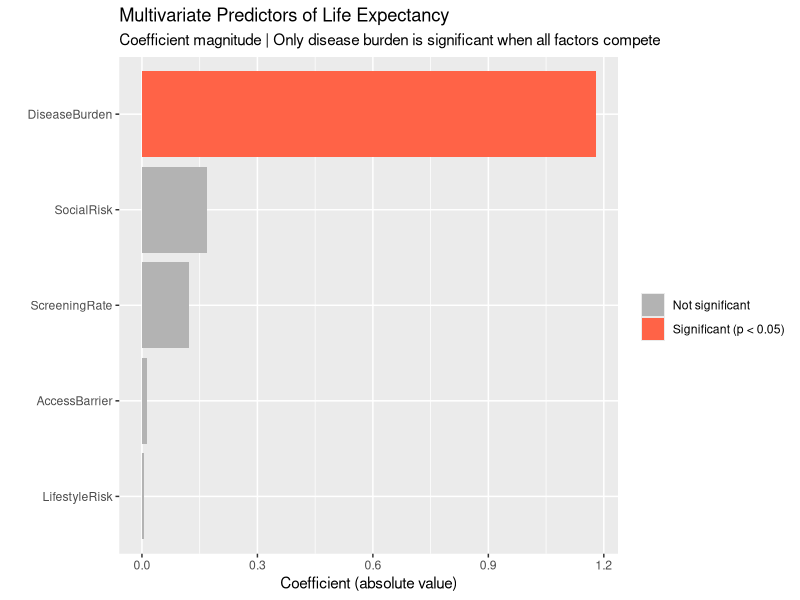
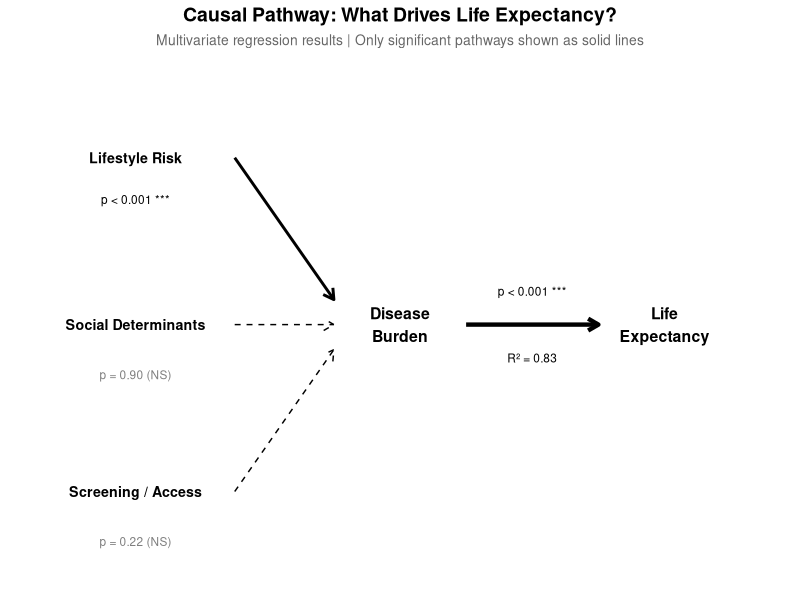
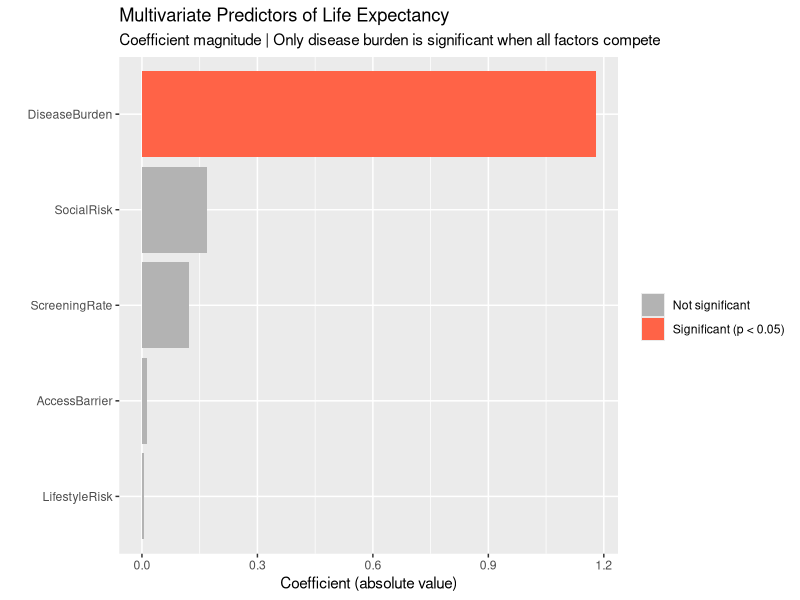
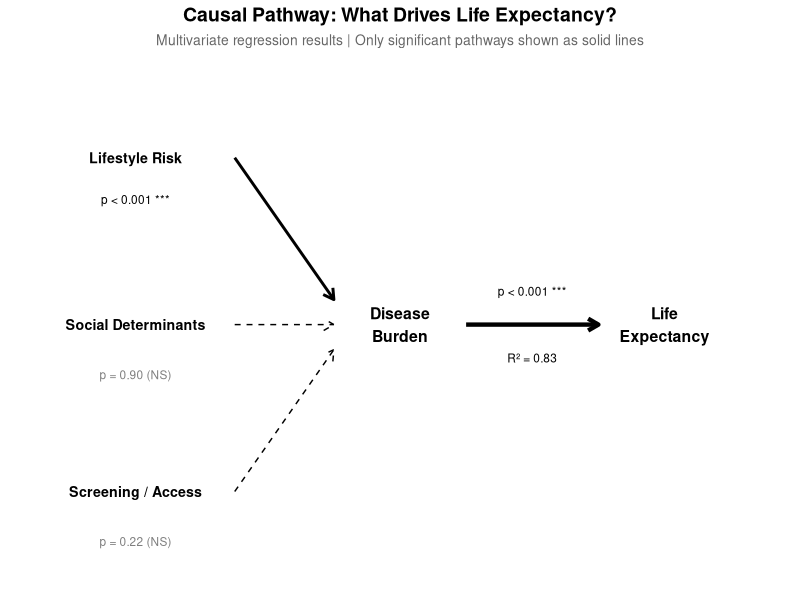

Generate these figures, in order, with R:
# --- import library ---
library(tidyverse)
library(broom)

# --- load data ---
combined_categories <- read.csv('data/processed/state_combined_categories.csv')
combined_individual <- read.csv('data/processed/state_combined_individual.csv')
head(combined_categories)
head(combined_individual)

# ============================================================
# CORRELATION TESTS
# ============================================================

# --- 6a: Multiple regression: all categories vs life expectancy ---
model_categories <- lm(LifeExpectancy ~ DiseaseBurden + ScreeningRate + 
                         AccessBarrier + LifestyleRisk + SocialRisk, 
                       data = combined_categories)
summary(model_categories)

# --- Follow-up: What drives disease burden? ---
model_disease_drivers <- lm(DiseaseBurden ~ ScreeningRate + AccessBarrier +
                              LifestyleRisk + SocialRisk, 
                            data = combined_categories)
summary(model_disease_drivers)

# --- 6b: Individual risks impact on life expectancy ---

model_individual <- lm(LifeExpectancy ~ ., data = combined_individual %>% select(-State))
summary(model_individual)

# Social risk vs lifestyle risk
cor.test(combined_categories$SocialRisk, combined_categories$LifestyleRisk)

# Social risk vs access barriers
cor.test(combined_categories$SocialRisk, combined_categories$AccessBarrier)

# Social risk vs screening rate
cor.test(combined_categories$SocialRisk, combined_categories$ScreeningRate)

# ============================================================
# Visualizations
# ============================================================

# --- Coefficient plot: category-level regression ---
model_tidy <- tidy(model_categories) %>%
  filter(term != "(Intercept)") %>%
  mutate(significant = p.value < 0.05)

ggplot(model_tidy, aes(x = reorder(term, abs(estimate)), y = abs(estimate), fill = significant)) +
  geom_col() +
  coord_flip() +
  scale_fill_manual(values = c("TRUE" = "tomato", "FALSE" = "gray70"),
                    labels = c("TRUE" = "Significant (p < 0.05)", 
                               "FALSE" = "Not significant"),
                    name = "") +
  labs(
    title = "Multivariate Predictors of Life Expectancy",
    subtitle = "Coefficient magnitude | Only disease burden is significant when all factors compete",
    x = "",
    y = "Coefficient (absolute value)"
  )
ggsave('visualizations/q6_combined_categories_vs_life_exp.png', width = 8, height = 6)


# --- Causal pathway diagram ---
ggplot() +
  # Labels
  annotate("text", x = 1, y = 4.5, label = "Lifestyle Risk", fontface = "bold", size = 3.6) +
  annotate("text", x = 1, y = 2.5, label = "Social Determinants", fontface = "bold", size = 3.6) +
  annotate("text", x = 1, y = 0.5, label = "Screening / Access", fontface = "bold", size = 3.6) +
  annotate("text", x = 5, y = 2.5, label = "Disease\nBurden", fontface = "bold", size = 4) +
  annotate("text", x = 9, y = 2.5, label = "Life\nExpectancy", fontface = "bold", size = 4) +
  # Arrows
  annotate("segment", x = 2.5, xend = 4, y = 4.5, yend = 2.8, 
           arrow = arrow(length = unit(0.3, "cm")), linewidth = 1) +
  annotate("segment", x = 2.5, xend = 4, y = 2.5, yend = 2.5, 
           arrow = arrow(length = unit(0.3, "cm")), linewidth = 0.5, linetype = "dashed") +
  annotate("segment", x = 2.5, xend = 4, y = 0.5, yend = 2.2, 
           arrow = arrow(length = unit(0.3, "cm")), linewidth = 0.5, linetype = "dashed") +
  annotate("segment", x = 6, xend = 8, y = 2.5, yend = 2.5, 
           arrow = arrow(length = unit(0.3, "cm")), linewidth = 1.5) +
  # Statistics labels under each category
  annotate("text", x = 1, y = 4.0, label = "p < 0.001 ***", size = 3, color = "black") +
  annotate("text", x = 1, y = 1.9, label = "p = 0.90 (NS)", size = 3, color = "gray50") +
  annotate("text", x = 1, y = -0.1, label = "p = 0.22 (NS)", size = 3, color = "gray50") +
  annotate("text", x = 7, y = 2.9, label = "p < 0.001 ***", size = 3, color = "black") +
  annotate("text", x = 7, y = 2.1, label = "R² = 0.83", size = 3, color = "black") +
  # Title
  labs(title = "Causal Pathway: What Drives Life Expectancy?",
       subtitle = "Multivariate regression results | Only significant pathways shown as solid lines") +
  theme_void() +
  theme(plot.title = element_text(size = 14, face = "bold", hjust = 0.5),
        plot.subtitle = element_text(size = 10, hjust = 0.5, color = "gray40")) +
  xlim(-0.5, 10.5) +
  ylim(-0.5, 5.5)
ggsave("visualizations/q6_causal_pathway.png", width = 10, height = 6)
